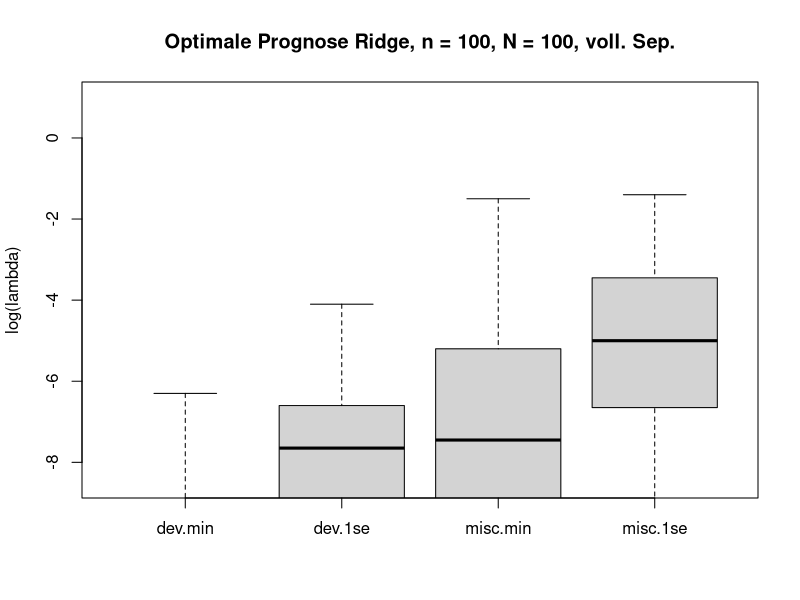
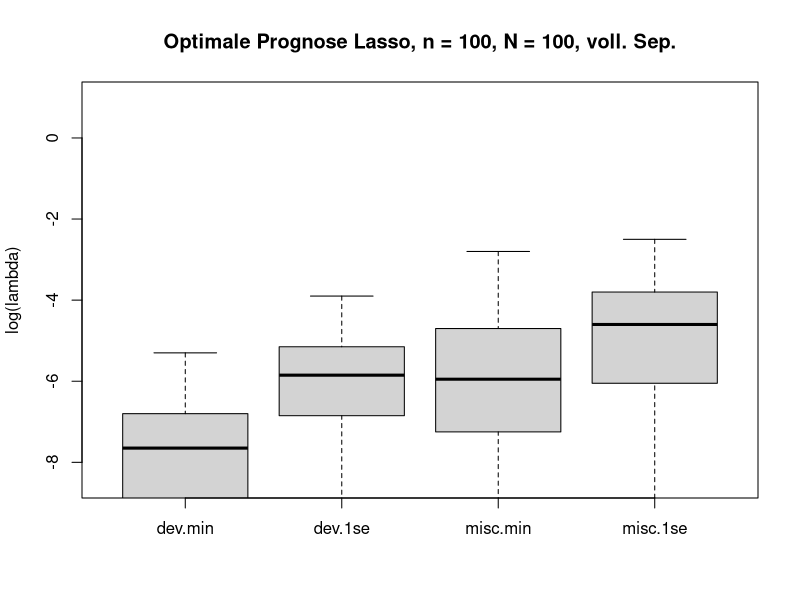
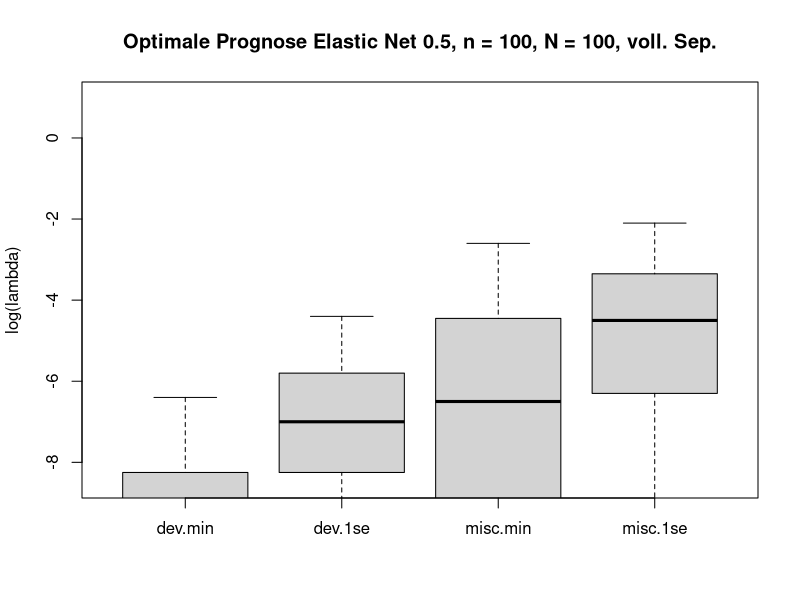
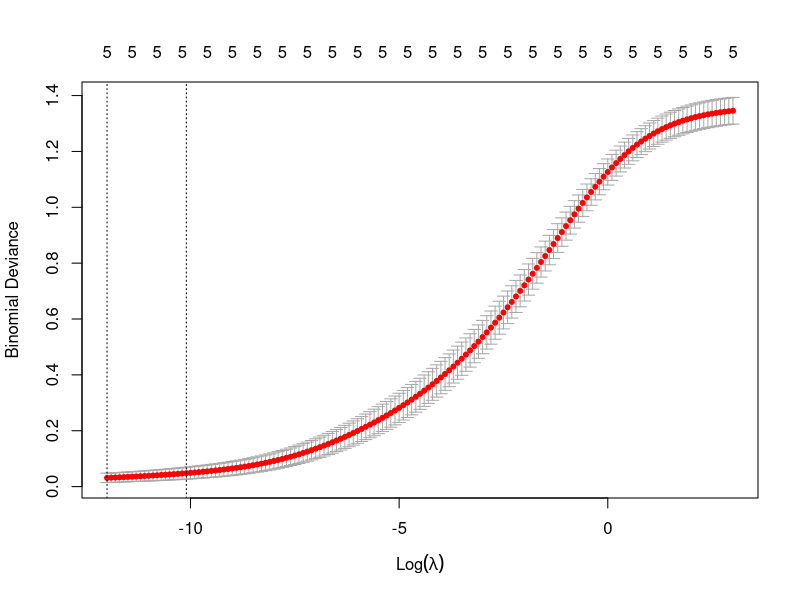
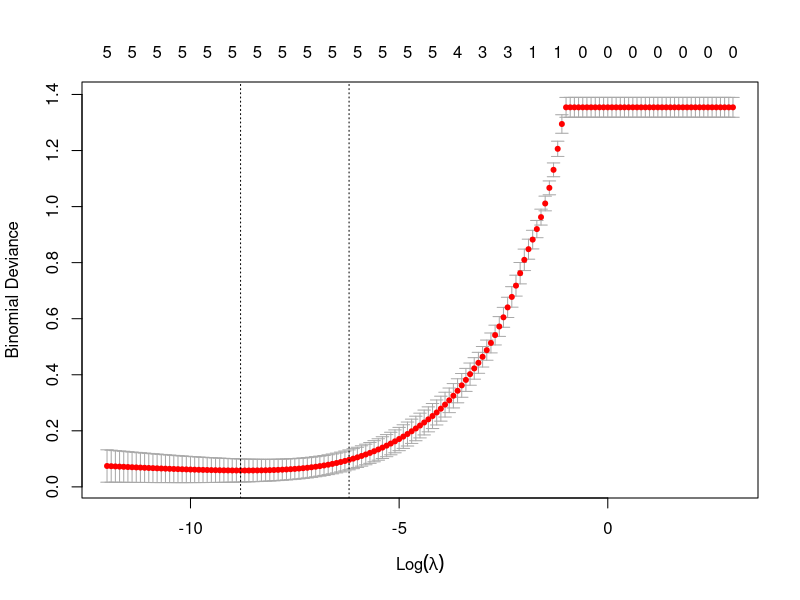
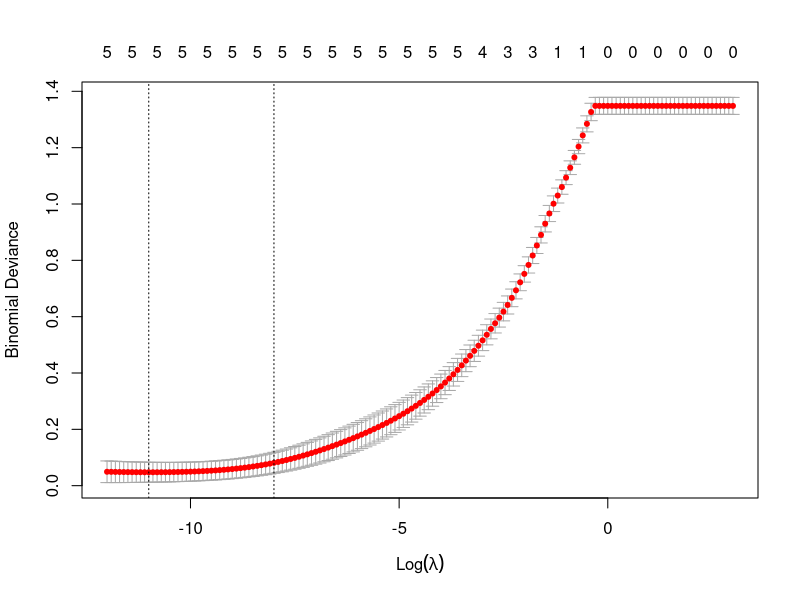
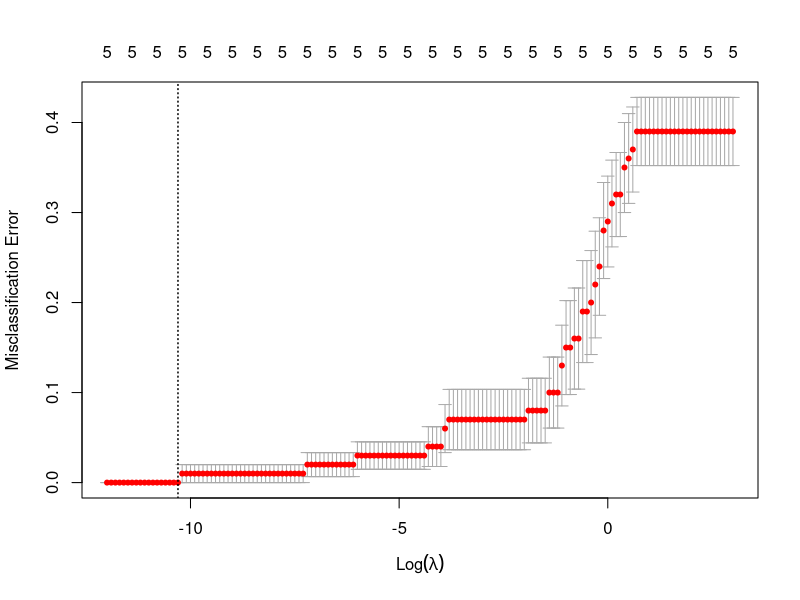
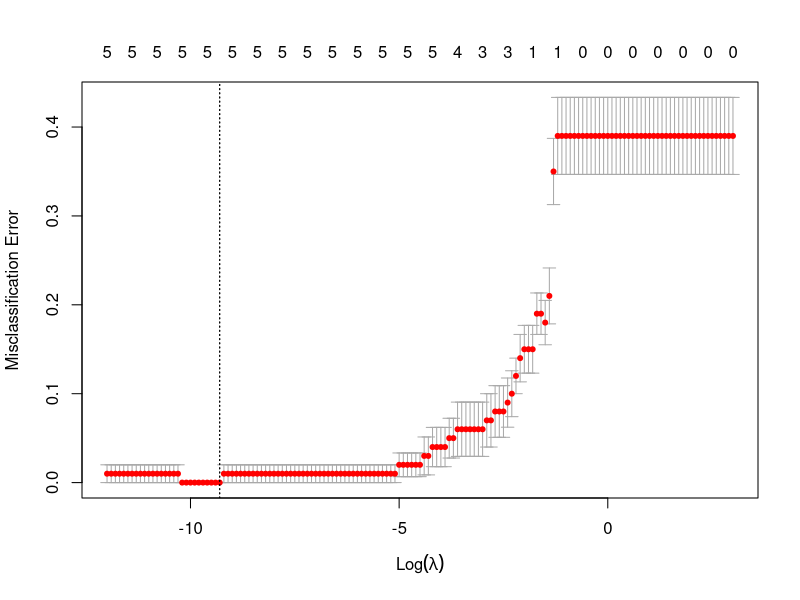

The R script that drew these images, in order: (Note: this script raises an error after producing the figures.)
library(glmnet)

set.seed(12345)

q <- 5
b0 <- 0
b <- rep(0,q)
n <- 100
N <- 100
X <- matrix(0,n,q)
numlist <- seq(-12,3,0.1)
#l <- length(numlist)
lambdalist <- exp(numlist)
results <- array(NA, dim = c(4, N))
rar <- results
ral <- rar
rael <- rar

min_measure <- array(NA,dim=c(6,N))



b0 <- round(rnorm(1,0,1),2)
b <- round(rnorm(q,0,1),2)


for(j in 1:N){
  
  for(i in 1:q){
    X[,i] <- rnorm(n,0,1)
  }
  Xt <- X
  
  #sds <- sqrt(colMeans(X^2) - colMeans(X)^2)
  
  #Xt <- t((t(X)-colMeans(X))/sds)
  
  eta <- b0 + Xt%*%b
  Y <- ifelse(eta>=0,1,0)
  
  cvR <- cv.glmnet(Xt,Y, lambda = lambdalist, family = "binomial", alpha = 0)
  cvRm <- cv.glmnet(Xt,Y, lambda = lambdalist, family = "binomial", alpha = 0, type.measure = "class")
  rar[1,j] <- cvR$lambda.min
  rar[2,j] <- cvR$lambda.1se
  rar[3,j] <- cvRm$lambda.min
  rar[4,j] <- cvRm$lambda.1se
  
  cvL <- cv.glmnet(Xt,Y, lambda = lambdalist, family = "binomial", alpha = 1)
  cvLm <- cv.glmnet(Xt,Y, lambda = lambdalist, family = "binomial", alpha = 1, type.measure = "class")
  ral[1,j] <- cvL$lambda.min
  ral[2,j] <- cvL$lambda.1se
  ral[3,j] <- cvLm$lambda.min
  ral[4,j] <- cvLm$lambda.1se
  
  cvEL <- cv.glmnet(Xt,Y, lambda = lambdalist, family = "binomial", alpha = 0.5)
  cvELm <- cv.glmnet(Xt,Y, lambda = lambdalist, family = "binomial", alpha = 0.5, type.measure = "class")
  rael[1,j] <- cvEL$lambda.min
  rael[2,j] <- cvEL$lambda.1se
  rael[3,j] <- cvELm$lambda.min
  rael[4,j] <- cvELm$lambda.1se
  
  

  min_measure[1,j] <- min(cvR$cvm)
  min_measure[2,j] <- min(cvL$cvm)
  min_measure[3,j] <- min(cvEL$cvm)
  
  min_measure[4,j] <- min(cvRm$cvm)
  min_measure[5,j] <- min(cvLm$cvm)
  min_measure[6,j] <- min(cvELm$cvm)

  
  
  
  print(j/N)
}

med <- function(x){
  le <- length(x)
  m <- round((le+1)/2,0)
  xm <- sort(x)
  return(xm[m])
}

names <- c("dev.min", "dev.1se", "misc.min", "misc.1se")

ri <- as.data.frame(t(log(rar)))
names(ri) <- names

la <- as.data.frame(t(log(ral)))
names(la) <- names

el <- as.data.frame(t(log(rael)))
names(el) <- names

boxplot(ri, main = "Optimale Prognose Ridge, n = 100, N = 100, voll. Sep.", ylim = c(-8.5,1), ylab = "log(lambda)")
boxplot(la, main = "Optimale Prognose Lasso, n = 100, N = 100, voll. Sep.", ylim = c(-8.5,1), ylab = "log(lambda)")
boxplot(el, main = "Optimale Prognose Elastic Net 0.5, n = 100, N = 100, voll. Sep.", ylim = c(-8.5,1), ylab = "log(lambda)")

plot(cvR, sign.lambda = 1)
plot(cvL, sign.lambda = 1)
plot(cvEL, sign.lambda = 1)

plot(cvRm, sign.lambda = 1)
plot(cvLm, sign.lambda = 1)
plot(cvELm, sign.lambda = 1)

apply(rar,1,med)
log(apply(rar,1,med))

apply(ral,1,med)
log(apply(ral,1,med))

apply(rael,1,med)
log(apply(rael,1,med))



round(matrix(apply(min_measure,1,med),3,2),3)




stop("schöneres Beispiel")

set.seed(5)

for(i in 1:q){
    X[,i] <- rnorm(n,0,1)
}

Xt <- X

eta <- b0 + Xt%*%b
Y <- ifelse(eta>=0,1,0)

cvR <- cv.glmnet(Xt,Y, lambda = lambdalist, family = "binomial", alpha = 0)
cvL <- cv.glmnet(Xt,Y, lambda = lambdalist, family = "binomial", alpha = 1)

plot(cvR, sign.lambda = 1)
plot(cvL, sign.lambda = 1)
